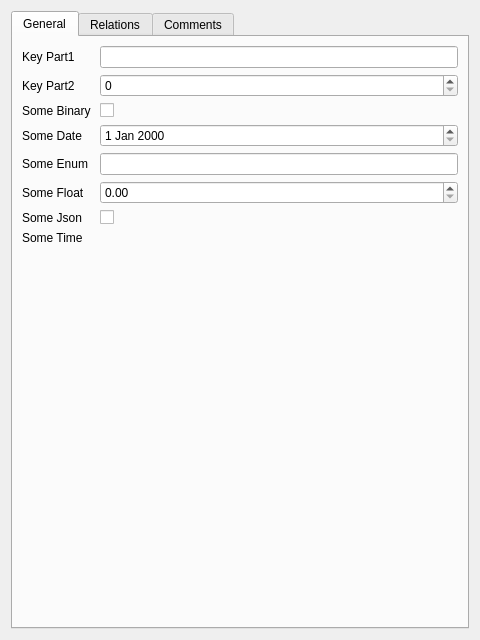
<?xml version="1.0" encoding="UTF-8"?>
<ui version="4.0">
 <class>QtCompositeKeyModelEditor</class>
 <widget class="QWidget" name="QtCompositeKeyModelEditor">
  <property name="geometry">
   <rect>
    <x>0</x>
    <y>0</y>
    <width>480</width>
    <height>640</height>
   </rect>
  </property>
  <property name="windowTitle">
   <string>CompositeKeyModel Editor</string>
  </property>
  <layout class="QVBoxLayout" name="verticalLayout">
   <item>
    <widget class="QTabWidget" name="main_tab">
     <property name="currentIndex">
      <number>0</number>
     </property>
     
     <widget class="QWidget" name="tab_general">
      <attribute name="title">
       <string>General</string>
      </attribute>
      <layout class="QFormLayout" name="formLayout">
     
       <item row="0" column="0">
        <widget class="QLabel" name="lbl_key_part1">
         <property name="text">
          <string>Key Part1 </string>
         </property>
        </widget>
       </item>
       <item row="0" column="1">
                <widget class="QLineEdit" name="c_key_part1"/>
       </item>
     
       <item row="1" column="0">
        <widget class="QLabel" name="lbl_key_part2">
         <property name="text">
          <string>Key Part2 </string>
         </property>
        </widget>
       </item>
       <item row="1" column="1">
                <widget class="QSpinBox" name="c_key_part2"/>
       </item>
     
       <item row="2" column="0">
        <widget class="QLabel" name="lbl_some_binary">
         <property name="text">
          <string>Some Binary </string>
         </property>
        </widget>
       </item>
       <item row="2" column="1">
                <widget class="QCheckBox" name="c_some_binary"/>
       </item>
     
       <item row="3" column="0">
        <widget class="QLabel" name="lbl_some_date">
         <property name="text">
          <string>Some Date </string>
         </property>
        </widget>
       </item>
       <item row="3" column="1">
                <widget class="QDateEdit" name="c_some_date"/>
       </item>
     
       <item row="4" column="0">
        <widget class="QLabel" name="lbl_some_enum">
         <property name="text">
          <string>Some Enum </string>
         </property>
        </widget>
       </item>
       <item row="4" column="1">
                <widget class="QLineEdit" name="c_some_enum"/>
       </item>
     
       <item row="5" column="0">
        <widget class="QLabel" name="lbl_some_float">
         <property name="text">
          <string>Some Float </string>
         </property>
        </widget>
       </item>
       <item row="5" column="1">
                <widget class="QDoubleSpinBox" name="c_some_float"/>
       </item>
     
       <item row="6" column="0">
        <widget class="QLabel" name="lbl_some_json">
         <property name="text">
          <string>Some Json </string>
         </property>
        </widget>
       </item>
       <item row="6" column="1">
                <widget class="QCheckBox" name="c_some_json"/>
       </item>
     
       <item row="7" column="0">
        <widget class="QLabel" name="lbl_some_time">
         <property name="text">
          <string>Some Time </string>
         </property>
        </widget>
       </item>

      </layout>
     </widget>
     
     <widget class="QWidget" name="tab_relations">
      <attribute name="title">
       <string>Relations</string>
      </attribute>
      <layout class="QFormLayout" name="formLayout">
     
       <item row="0" column="0">
        <widget class="QLabel" name="lbl_related_items">
         <property name="text">
          <string>Related Items </string>
         </property>
        </widget>
       </item>
       <item row="0" column="1">
                <widget class="QCheckBox" name="c_related_items"/>
       </item>
     
      </layout>
     </widget>
     
     <widget class="QWidget" name="tab_comments">
      <attribute name="title">
       <string>Comments</string>
      </attribute>
      <layout class="QFormLayout" name="formLayout">
     
       <item row="0" column="0">
        <widget class="QLabel" name="lbl_description">
         <property name="text">
          <string>Description </string>
         </property>
        </widget>
       </item>
       <item row="0" column="1">
                <widget class="QLineEdit" name="c_description"/>
       </item>
     
      </layout>
     </widget>
     
    </widget>
   </item>
  </layout>
 </widget>
 <customwidgets>
 </customwidgets>
 <resources/>
 <connections/>
</ui>
